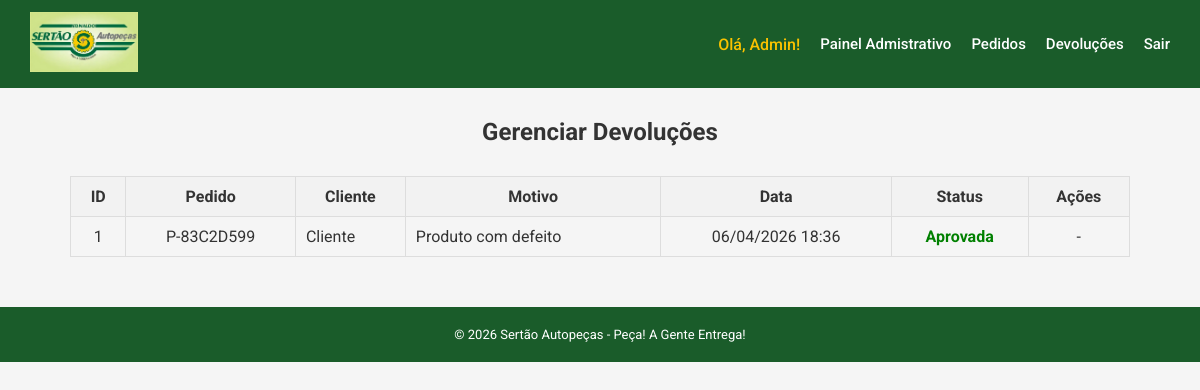
The page /admin/devolucoes (signed in) on the database as committed earlier.
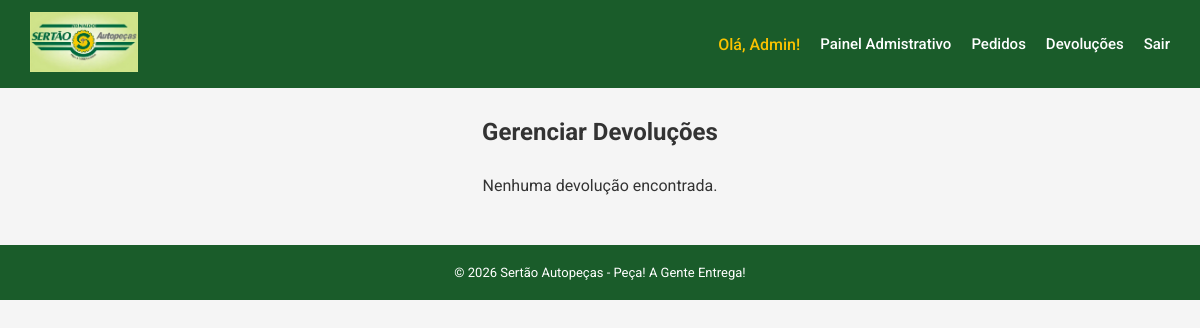
The same page on the database as committed later.
### app/models.py (models this page shows)
class Devolucao(db.Model):
    id = db.Column(db.Integer, primary_key=True)
    protocolo = db.Column(db.String, nullable=False)
    pedido_id = db.Column(db.Integer, db.ForeignKey('pedido.id'), nullable=False)
    motivo = db.Column(db.String, nullable=False)
    status = db.Column(db.String, nullable=False)
    data = db.Column(db.DateTime, default=datetime.now)
    pedido = db.relationship('Pedido', backref='devolucoes')

class Pedido(db.Model):
    id = db.Column(db.Integer, primary_key=True)
    numero = db.Column(db.String, nullable=False, unique=True)
    data = db.Column(db.DateTime, default=datetime.now)
    status = db.Column(db.String, nullable=False)
    usuario_id = db.Column(db.Integer, db.ForeignKey('usuario.id'), nullable=False)
    usuario = db.relationship('Usuario', backref='pedidos')
    itens = db.relationship('ItemPedido', backref='pedido')

class Usuario(UserMixin, db.Model):
    id = db.Column(db.Integer, primary_key=True)
    nome = db.Column(db.String(100), nullable=False)
    email = db.Column(db.String(100), nullable=False, unique=True)
    senha = db.Column(db.String(100), nullable=False)
    perfil = db.Column(db.String(100), nullable=False)
    endereco = db.Column(db.String(200), nullable=True)
    cidade = db.Column(db.String(100), nullable=True)
    estado = db.Column(db.String(2), nullable=True)
    cep = db.Column(db.String(9), nullable=True)

### app/routes/admin.py (the view)
@admin.route('/admin/devolucoes')
@login_required
def listar_devolucoes():
    if current_user.perfil != 'ADMIN':
        return redirect('/loja')
    devolucoes = Devolucao.query.order_by(Devolucao.data.desc()).all()
    return render_template('admin/devolucoes.html', devolucoes=devolucoes)

### app/models.py (called while the page is built)
@login_manager.user_loader
def load_user(user_id):
    return Usuario.query.get(int(user_id))

### app/templates/admin/devolucoes.html (shortened to what this page needs)
{% extends 'base.html' %}
{% block conteudo %}
<h2 style="text-align: center;">Gerenciar Devoluções</h2>
{% if devolucoes %}
<table style="width: 100%; border-collapse: collapse; margin-top: 30px;">
    <thead>
        <tr style="background-color: #f2f2f2;">
            <th style="padding: 10px; border: 1px solid #ddd;">ID</th>
            <th style="padding: 10px; border: 1px solid #ddd;">Pedido</th>
            <th style="padding: 10px; border: 1px solid #ddd;">Cliente</th>
            <th style="padding: 10px; border: 1px solid #ddd;">Motivo</th>
            <th style="padding: 10px; border: 1px solid #ddd;">Data</th>
            <th style="padding: 10px; border: 1px solid #ddd;">Status</th>
            <th style="padding: 10px; border: 1px solid #ddd;">Ações</th>
        </tr>
    </thead>
    <tbody>
        {% for d in devolucoes %}
        <tr
        >
            <td style="padding: 10px; border: 1px solid #ddd; text-align: center;">
                {{ d.id }}
            </td>
            <td style="padding: 10px; border: 1px solid #ddd; text-align: center;">
                {{ d.pedido.numero }}
            </td>
            <td style="padding: 10px; border: 1px solid #ddd;">
                {{ d.pedido.usuario.nome }}
            </td>
            <td style="padding: 10px; border: 1px solid #ddd;">
                {{ d.motivo }}
            </td>
            <td style="padding: 10px; border: 1px solid #ddd; text-align: center;">
                {{ d.data.strftime('%d/%m/%Y %H:%M') }}
            </td>
            <td style="padding: 10px; border: 1px solid #ddd; text-align: center;">
                {% if d.status == 'PENDENTE' %}
                    <span style="color: orange; font-weight: bold;">Pendente</span>
                {% elif d.status == 'APROVADA' %}
                    <span style="color: green; font-weight: bold;">Aprovada</span>
                {% elif d.status == 'RECUSADA' %}
                    <span style="color: red; font-weight: bold;">Recusada</span>
                {% endif %}
            </td>
            <td style="padding: 10px; border: 1px solid #ddd; text-align: center;">
                {% if d.status == 'PENDENTE' %}
                <form action="/admin/devolucoes/{{ d.id }}/aprovar" method="POST" style="display:inline;">
                    <button type="submit" class="btn btn-primary" style="margin-bottom: 5px;">
                        Aprovar
                    </button>
                </form>
                <form action="/admin/devolucoes/{{ d.id }}/rejeitar" method="POST" style="display:inline;">
                    <button type="submit" class="btn btn-secondary">
                        Rejeitar
                    </button>
                </form>
                {% else %}
                    <span>-</span>
                {% endif %}
            </td>
        </tr>
        {% endfor %}
    </tbody>
</table>
{% else %}
<div style="text-align: center; margin-top: 30px;">
    <p>Nenhuma devolução encontrada.</p>
</div>
{% endif %}
{% endblock %}

Rows that differ between the two databases and show on the page:
removed Devolucao: id "1", pedido.numero "P-83C2D599", pedido.usuario.nome "Cliente", motivo "Produto com defeito", data "06/04/2026 18:36", status "Aprovada"
Other text that changed with them:
text no longer shown: "ID Pedido Cliente Motivo Data Status Ações"
text now shown: "Nenhuma devolução encontrada."
